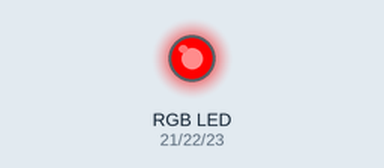
The sketch below on a simulated Arduino Mega 2560, built with avr-gcc and run on an emulated ATmega2560. Shown: an RGB LED mixed from three pins (HIGH = lit).

Above: at 0.5 s.
At 1.2 s:
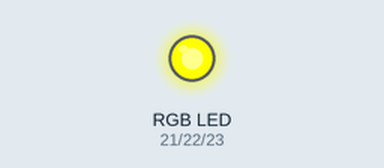
At 1.7 s:
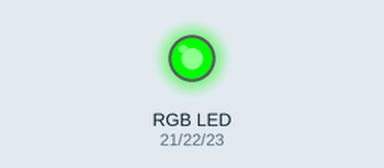
At 2.2 s:
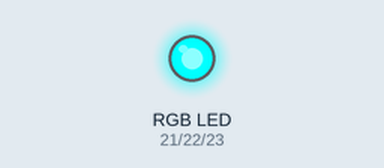
At 2.7 s:
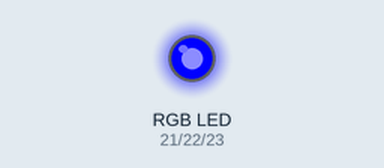
At 3.7 s:
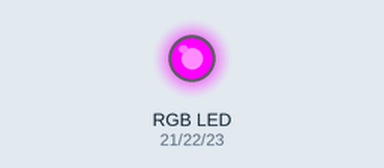
Timing chart, 0 to 5.9 s (numbered marks = the images above):
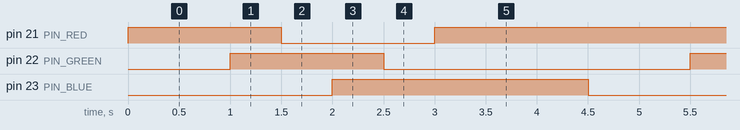

The sketch:

RGB-LED.ino
```cpp
#define PIN_RED 21
#define PIN_GREEN 22
#define PIN_BLUE 23


void setup() {
  Serial.begin(9600);
  pinMode(PIN_RED, OUTPUT);
  pinMode(PIN_GREEN, OUTPUT);
  pinMode(PIN_BLUE, OUTPUT);

}

void loop() {
  setColor(255, 0, 0);
  delay(500);
  setColor(255, 64, 0);
  delay(500);
  setColor(255, 255, 0);
  delay(500);
  setColor(64, 255, 0);
  delay(500);
  setColor(0, 255, 128);
  delay(500);
  setColor(0, 64, 255);
  delay(500);
  setColor(128, 0, 255);
  delay(500);
  setColor(255, 0, 255);
  delay(500);
  setColor(255, 0, 128);
  delay(500);

}

void setColor(int R, int G, int B) {
  analogWrite(PIN_RED, R);
  analogWrite(PIN_GREEN, G);
  analogWrite(PIN_BLUE, B);
}
```

Measured:
- by itself, pin 21 (PIN_RED): repeats every 4.5 s: LOW 1.5 s, HIGH 3.0 s
- by itself, pin 22 (PIN_GREEN): alternates HIGH for 1.5 s and LOW for 3.0 s
- by itself, pin 23 (PIN_BLUE): alternates HIGH for 2.5 s and LOW for 2.0 s
